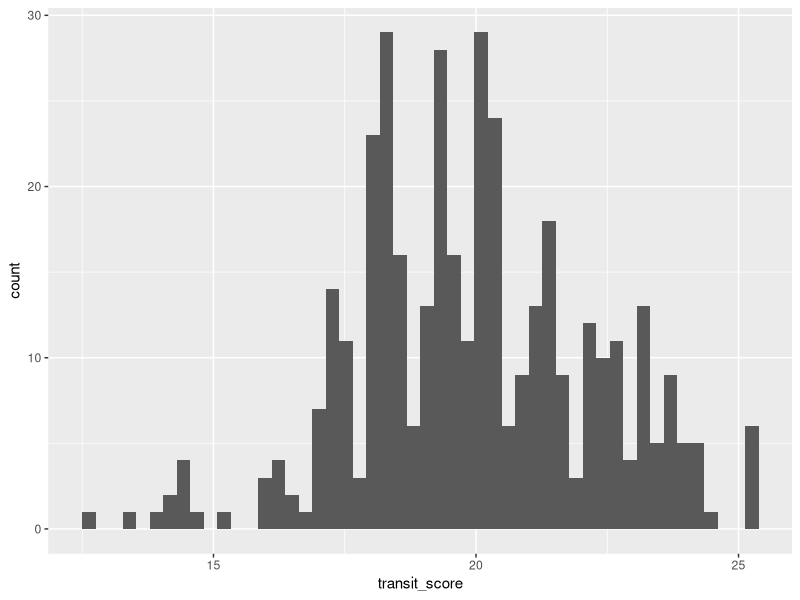
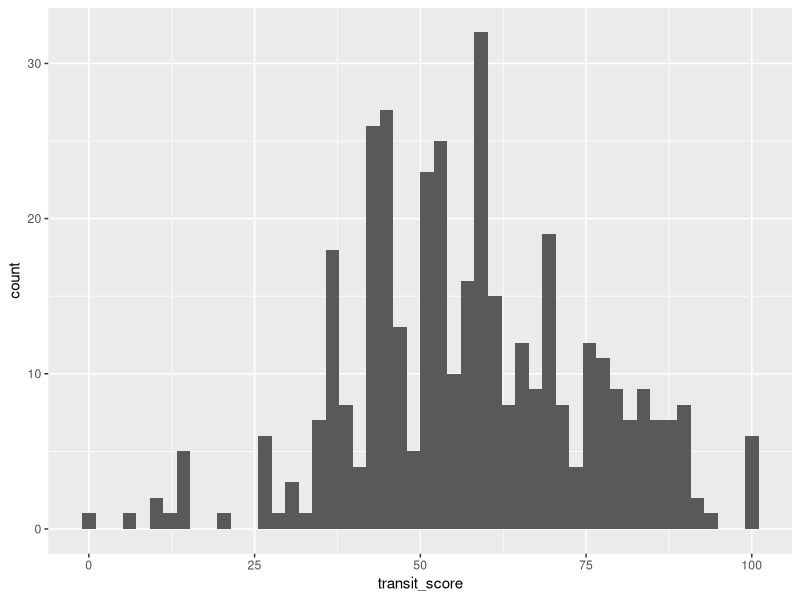
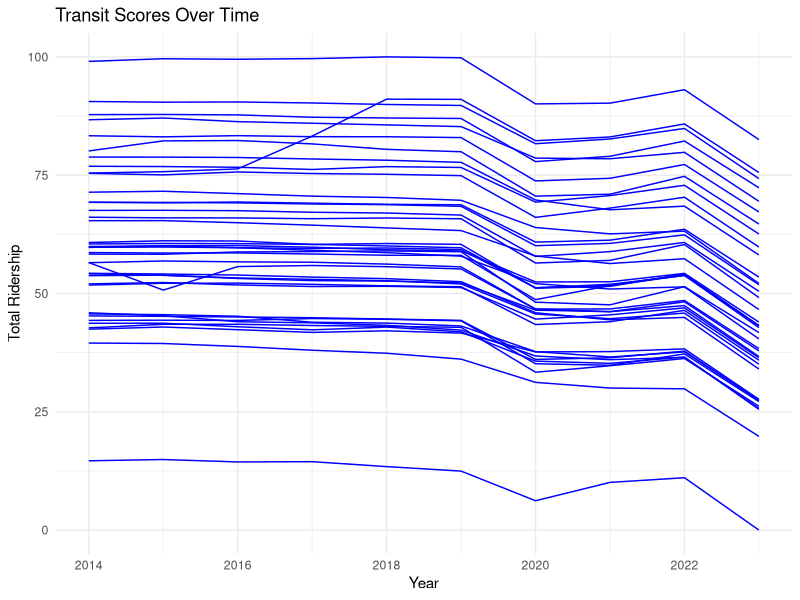
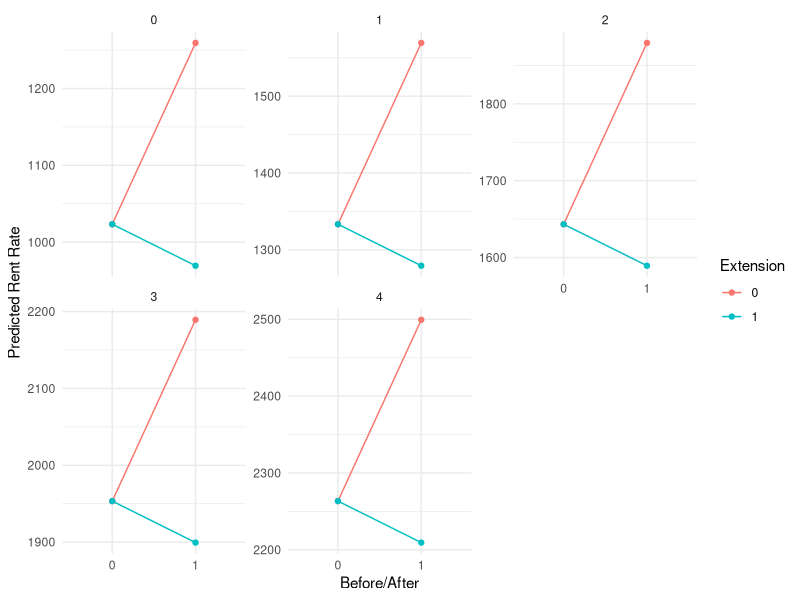

The R script that drew these images, in order:
## ---- chunk 1
knitr::opts_chunk$set(echo = TRUE)
## ---- chunk 2
library(tidyverse)

train <- read.csv('train_data_zipcode.csv')
rent <- read.csv('rental_data.csv')

# Merge the datasets based on the respective columns
join <- left_join(train, rent, by = c("zipcode" = "zip_code", "year" = "Year"))
join <- filter(join, year > 2013)

# Display the first few rows of the merged dataset
head(join)
str(join)
## ---- chunk 3
summary(join)
## ---- chunk 4
join <- mutate(join, transit_score = log((total_frequency / 10) * (total_ridership / 10)))

ggplot(join, aes(transit_score)) +
 geom_histogram(bins = 50)

# Calculate the minimum and maximum of transit_score
min_transit_score <- min(join$transit_score)
max_transit_score <- max(join$transit_score)

# Normalize transit_score to be in the range of 0-100 and centered at 50
join <- mutate(join, transit_score = ((transit_score - min_transit_score) / (max_transit_score - min_transit_score)) * 100)

# Plot histogram of centered_transit_score
ggplot(join, aes(transit_score)) +
  geom_histogram(bins = 50)
## ---- chunk 5
# Trend of Ridership Over Time
ridership_trend <- join %>%
  ggplot(aes(x = year, y = transit_score)) +
  geom_line(aes(group = zipcode), color = "blue") +  
  labs(title = "Transit Scores Over Time",
       x = "Year",
       y = "Total Ridership",
       color = "Zipcode") +
  theme_minimal() +
  theme(legend.position = "right")  # Position legend on top for clarity

# Show the plot
print(ridership_trend)


## ---- chunk 6
df <- join %>%
  pivot_longer(cols = starts_with("area_rent_br"),
               names_to = "bedrooms",
               names_prefix = "area_rent_br",
               values_to = "avg_rent") %>%
  mutate(bedrooms = as.integer(str_extract(bedrooms, "\\d+")))

# Print the resulting dataframe
print(df)
## ---- chunk 7
reg <- lm(avg_rent ~ bedrooms + transit_score + year + C(zipcode), df)
summary(reg)
## ---- chunk 8
data <- df %>%
  filter(zipcode %in% c(60601, 60602, 60603, 60604, 60605, 60606, 60611), year < 2020) %>%
  mutate(extension = ifelse(zipcode == 60602, 1, 0), before_after = ifelse(year > 2016, 1,0)) 

head(data, 150)
str(data)
## ---- chunk 9
# Set scipen option to disable scientific notation
options(scipen = 999)

# Convert 'extension' and 'before_after' to factors if they are not already factors
data$extension <- as.factor(data$extension)
data$before_after <- as.factor(data$before_after)

# Define the DiD model
did <- lm(avg_rent ~ extension + before_after + extension:before_after + bedrooms, data = data)

# Print the summary of the DiD model
summary(did)

## ---- chunk 10
# Create a data frame for predictions
predictions <- expand.grid(before_after = unique(data$before_after),
                            bedrooms = unique(data$bedrooms),
                            extension = unique(data$extension))

# Add predictions
predictions$predicted_avg_rent <- predict(did, newdata = predictions)

# Plot the graph
ggplot(predictions, aes(x = before_after, y = predicted_avg_rent, color = as.factor(extension))) +
  geom_line(aes(group = interaction(extension, bedrooms))) +
  geom_point(aes(group = interaction(extension, bedrooms))) +
  facet_wrap(~ bedrooms, scales = "free_y") +
  labs(x = "Before/After", y = "Predicted Rent Rate", color = "Extension") +
  theme_minimal()


## ---- chunk 11
# Extract predicted rent values for bedrooms = 0
predicted_rent_bed0 <- subset(predictions, bedrooms == 0)

# Create the table
table_data <- matrix(c(predicted_rent_bed0[predicted_rent_bed0$extension == 0, "predicted_avg_rent"],
                       predicted_rent_bed0[predicted_rent_bed0$extension == 1, "predicted_avg_rent"]),
                     nrow = 2, byrow = TRUE)
colnames(table_data) <- c("Before", "After")
rownames(table_data) <- c("No Extension", "Extension")

# Add a comment
comment <- "For every additional bedroom, add $310 to each of the following values"

# Add a title
title <- "Average Rent Values for Bedrooms = 0"

# Print the table with title
knitr::kable(table_data, caption = title, col.names = c("Before", "After")) %>%
  kableExtra::kable_styling(bootstrap_options = c("striped", "hover", "condensed", "responsive"),
                            full_width = FALSE) %>%
  kableExtra::add_header_above(c(" " = 1, " " = 2), font_size = 20) %>%
  kableExtra::add_header_above(c(" " = 1, " " = 2), font_size = 10, align = "l") %>%
  kableExtra::add_header_above(c(" " = 1, " " = 2), font_size = 10, align = "l", comment)


# For all values in the table, simply add $310 for every additional bedroom added
